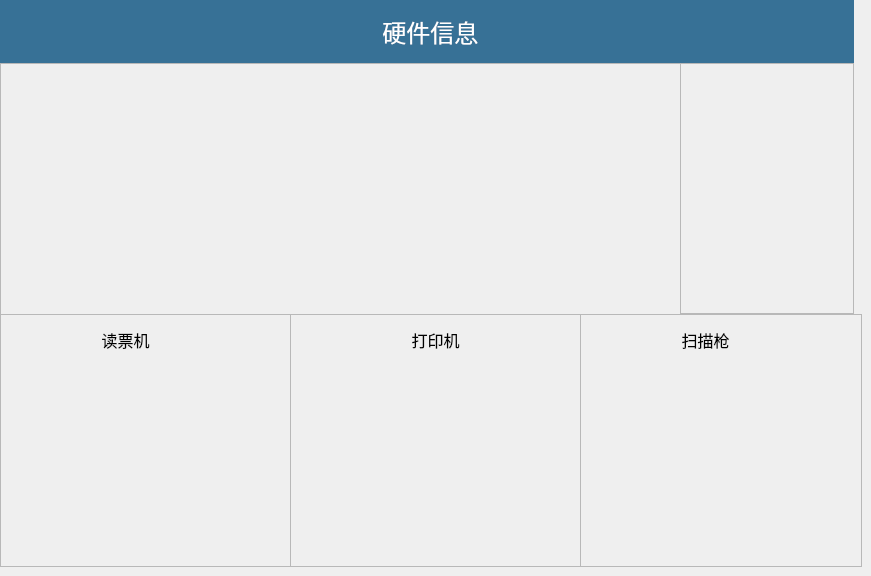
          <widget class="QWidget" name="page_7">
           <widget class="QFrame" name="frame_6">
            <property name="geometry">
             <rect>
              <x>0</x>
              <y>63</y>
              <width>854</width>
              <height>252</height>
             </rect>
            </property>
            <property name="frameShape">
             <enum>QFrame::StyledPanel</enum>
            </property>
            <property name="frameShadow">
             <enum>QFrame::Raised</enum>
            </property>
            <widget class="QLabel" name="labelHwInfo">
             <property name="geometry">
              <rect>
               <x>10</x>
               <y>10</y>
               <width>671</width>
               <height>241</height>
              </rect>
             </property>
             <property name="font">
              <font>
               <family>Sans Serif</family>
               <pointsize>12</pointsize>
              </font>
             </property>
             <property name="text">
              <string/>
             </property>
            </widget>
            <widget class="QLabel" name="label_Mainboardcompare">
             <property name="geometry">
              <rect>
               <x>680</x>
               <y>0</y>
               <width>174</width>
               <height>251</height>
              </rect>
             </property>
             <property name="font">
              <font>
               <family>Sans Serif</family>
               <pointsize>12</pointsize>
              </font>
             </property>
             <property name="frameShape">
              <enum>QFrame::StyledPanel</enum>
             </property>
             <property name="text">
              <string/>
             </property>
             <property name="alignment">
              <set>Qt::AlignLeading|Qt::AlignLeft|Qt::AlignTop</set>
             </property>
            </widget>
           </widget>
           <widget class="QPushButton" name="btnHWInfoBack">
            <property name="geometry">
             <rect>
              <x>800</x>
              <y>10</y>
              <width>44</width>
              <height>44</height>
             </rect>
            </property>
            <property name="maximumSize">
             <size>
              <width>141</width>
              <height>16777215</height>
             </size>
            </property>
            <property name="focusPolicy">
             <enum>Qt::NoFocus</enum>
            </property>
            <property name="text">
             <string/>
            </property>
            <property name="icon">
             <iconset resource="images.qrc">
              <normaloff>:/images/reback.png</normaloff>:/images/reback.png</iconset>
            </property>
            <property name="iconSize">
             <size>
              <width>44</width>
              <height>44</height>
             </size>
            </property>
            <property name="shortcut">
             <string>Esc</string>
            </property>
            <property name="flat">
             <bool>true</bool>
            </property>
           </widget>
           <widget class="QFrame" name="frame_11">
            <property name="geometry">
             <rect>
              <x>0</x>
              <y>314</y>
              <width>291</width>
              <height>253</height>
             </rect>
            </property>
            <property name="frameShape">
             <enum>QFrame::StyledPanel</enum>
            </property>
            <property name="frameShadow">
             <enum>QFrame::Raised</enum>
            </property>
            <widget class="QLabel" name="label_13">
             <property name="geometry">
              <rect>
               <x>70</x>
               <y>10</y>
               <width>111</width>
               <height>31</height>
              </rect>
             </property>
             <property name="font">
              <font>
               <family>Waree</family>
               <pointsize>12</pointsize>
              </font>
             </property>
             <property name="text">
              <string>读票机</string>
             </property>
             <property name="alignment">
              <set>Qt::AlignCenter</set>
             </property>
            </widget>
            <widget class="QLabel" name="labelScannerHWInfo">
             <property name="geometry">
              <rect>
               <x>10</x>
               <y>37</y>
               <width>261</width>
               <height>171</height>
              </rect>
             </property>
             <property name="font">
              <font>
               <family>Sans Serif</family>
               <pointsize>12</pointsize>
              </font>
             </property>
             <property name="text">
              <string>&lt;!DOCTYPE HTML PUBLIC &quot;-//W3C//DTD HTML 4.0//EN&quot; &quot;http://www.w3.org/TR/REC-html40/strict.dtd&quot;&gt;
&lt;html&gt;&lt;head&gt;&lt;meta name=&quot;qrichtext&quot; content=&quot;1&quot; /&gt;&lt;style type=&quot;text/css&quot;&gt;
p, li { white-space: pre-wrap; }
&lt;/style&gt;&lt;/head&gt;&lt;body style=&quot; font-family:'Sans Serif'; font-size:12pt; font-weight:400; font-style:normal;&quot;&gt;
&lt;p style=&quot; margin-top:0px; margin-bottom:0px; margin-left:0px; margin-right:0px; -qt-block-indent:0; text-indent:0px;&quot;&gt; &lt;/p&gt;&lt;/body&gt;&lt;/html&gt;</string>
             </property>
             <property name="alignment">
              <set>Qt::AlignLeading|Qt::AlignLeft|Qt::AlignTop</set>
             </property>
            </widget>
            <widget class="QLabel" name="label_Scompare">
             <property name="geometry">
              <rect>
               <x>10</x>
               <y>210</y>
               <width>271</width>
               <height>41</height>
              </rect>
             </property>
             <property name="font">
              <font>
               <family>Waree</family>
               <pointsize>12</pointsize>
              </font>
             </property>
             <property name="text">
              <string/>
             </property>
            </widget>
           </widget>
           <widget class="QFrame" name="frame_9">
            <property name="geometry">
             <rect>
              <x>290</x>
              <y>314</y>
              <width>291</width>
              <height>253</height>
             </rect>
            </property>
            <property name="frameShape">
             <enum>QFrame::StyledPanel</enum>
            </property>
            <property name="frameShadow">
             <enum>QFrame::Raised</enum>
            </property>
            <widget class="QLabel" name="label_11">
             <property name="geometry">
              <rect>
               <x>90</x>
               <y>10</y>
               <width>111</width>
               <height>31</height>
              </rect>
             </property>
             <property name="font">
              <font>
               <family>Waree</family>
               <pointsize>12</pointsize>
              </font>
             </property>
             <property name="text">
              <string>打印机</string>
             </property>
             <property name="alignment">
              <set>Qt::AlignCenter</set>
             </property>
            </widget>
            <widget class="QLabel" name="labelPrinterHWInfo">
             <property name="geometry">
              <rect>
               <x>10</x>
               <y>37</y>
               <width>261</width>
               <height>171</height>
              </rect>
             </property>
             <property name="font">
              <font>
               <family>Sans Serif</family>
               <pointsize>12</pointsize>
              </font>
             </property>
             <property name="text">
              <string/>
             </property>
             <property name="alignment">
              <set>Qt::AlignLeading|Qt::AlignLeft|Qt::AlignTop</set>
             </property>
            </widget>
            <widget class="QLabel" name="label_Pcompare">
             <property name="geometry">
              <rect>
               <x>10</x>
               <y>210</y>
               <width>271</width>
               <height>41</height>
              </rect>
             </property>
             <property name="font">
              <font>
               <family>Waree</family>
               <pointsize>12</pointsize>
              </font>
             </property>
             <property name="text">
              <string/>
             </property>
            </widget>
           </widget>
           <widget class="QFrame" name="frame_10">
            <property name="geometry">
             <rect>
              <x>580</x>
              <y>314</y>
              <width>282</width>
              <height>253</height>
             </rect>
            </property>
            <property name="frameShape">
             <enum>QFrame::StyledPanel</enum>
            </property>
            <property name="frameShadow">
             <enum>QFrame::Raised</enum>
            </property>
            <widget class="QLabel" name="label_15">
             <property name="geometry">
              <rect>
               <x>70</x>
               <y>10</y>
               <width>111</width>
               <height>31</height>
              </rect>
             </property>
             <property name="font">
              <font>
               <family>DejaVu Sans Mono</family>
               <pointsize>12</pointsize>
              </font>
             </property>
             <property name="text">
              <string>扫描枪</string>
             </property>
             <property name="alignment">
              <set>Qt::AlignCenter</set>
             </property>
            </widget>
            <widget class="QLabel" name="labelBCRHWInfo">
             <property name="geometry">
              <rect>
               <x>10</x>
               <y>37</y>
               <width>261</width>
               <height>171</height>
              </rect>
             </property>
             <property name="font">
              <font>
               <family>Sans Serif</family>
               <pointsize>12</pointsize>
              </font>
             </property>
             <property name="text">
              <string/>
             </property>
             <property name="alignment">
              <set>Qt::AlignLeading|Qt::AlignLeft|Qt::AlignTop</set>
             </property>
            </widget>
            <widget class="QLabel" name="label_Hscompare">
             <property name="geometry">
              <rect>
               <x>10</x>
               <y>210</y>
               <width>261</width>
               <height>31</height>
              </rect>
             </property>
             <property name="font">
              <font>
               <family>Waree</family>
               <pointsize>12</pointsize>
              </font>
             </property>
             <property name="text">
              <string/>
             </property>
            </widget>
            <zorder>labelBCRHWInfo</zorder>
            <zorder>label_15</zorder>
            <zorder>label_Hscompare</zorder>
           </widget>
           <widget class="QLabel" name="label_24">
            <property name="geometry">
             <rect>
              <x>0</x>
              <y>0</y>
              <width>854</width>
              <height>63</height>
             </rect>
            </property>
            <property name="styleSheet">
             <string notr="true">background-color:rgb(55, 113, 150)</string>
            </property>
            <property name="text">
             <string>&lt;!DOCTYPE HTML PUBLIC &quot;-//W3C//DTD HTML 4.0//EN&quot; &quot;http://www.w3.org/TR/REC-html40/strict.dtd&quot;&gt;
&lt;html&gt;&lt;head&gt;&lt;meta name=&quot;qrichtext&quot; content=&quot;1&quot; /&gt;&lt;style type=&quot;text/css&quot;&gt;
p, li { white-space: pre-wrap; }
&lt;/style&gt;&lt;/head&gt;&lt;body style=&quot; font-family:'Sans'; font-size:10pt; font-weight:400; font-style:normal;&quot;&gt;
&lt;p style=&quot; margin-top:0px; margin-bottom:0px; margin-left:0px; margin-right:0px; -qt-block-indent:0; text-indent:0px;&quot;&gt;&lt;span style=&quot; font-size:18pt; color:#ffffff;&quot;&gt; 硬件信息&lt;/span&gt;&lt;/p&gt;&lt;/body&gt;&lt;/html&gt;</string>
            </property>
            <property name="alignment">
             <set>Qt::AlignCenter</set>
            </property>
           </widget>
           <zorder>label_24</zorder>
           <zorder>frame_6</zorder>
           <zorder>btnHWInfoBack</zorder>
           <zorder>frame_11</zorder>
           <zorder>frame_9</zorder>
           <zorder>frame_10</zorder>
          </widget>
